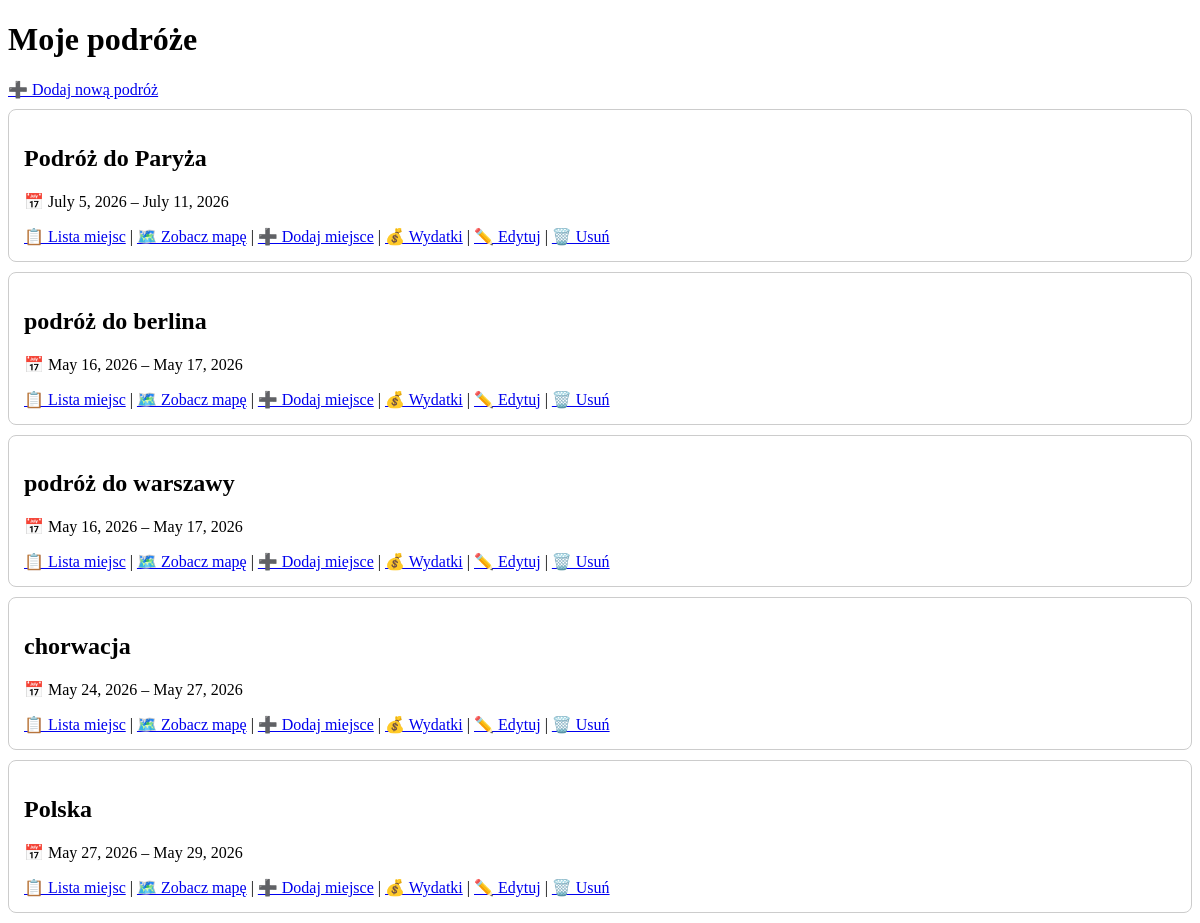
Before: / with the older database file.
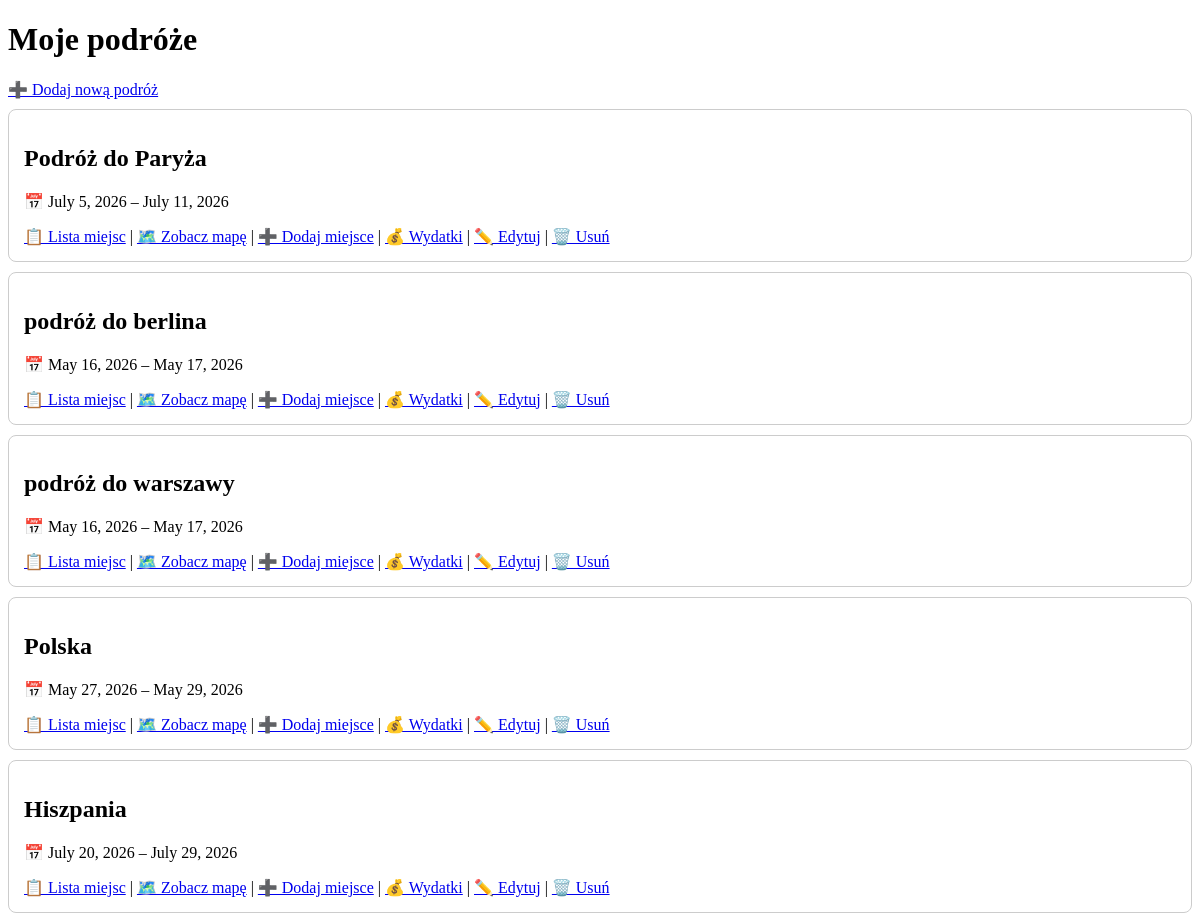
After: the same page with the newer database file.
### trips/models.py (models this page shows, shortened)
class Trip(models.Model):
    name = models.CharField(max_length=100)
    start_date = models.DateField()
    end_date = models.DateField()

### trips/views.py (the view)
# urls.py: path("", trip_list, name="trip-list"),
def trip_list(request):
    trips = Trip.objects.all()
    return render(request, 'trips/trip_list.html', {
        'trips': trips,
    })

### trips/templates/trips/trip_list.html (shortened to what this page needs)
<!DOCTYPE html>
<html>
<head>
</head>
<body>
    <h1>Moje podróże</h1>
    <a href="{% url 'add-trip' %}">➕ Dodaj nową podróż</a>
    {% if trips %}
        {% for trip in trips %}
        <div style="border: 1px solid #ccc; padding: 15px; margin: 10px 0; border-radius: 8px;">
            <h2>{{ trip.name }}</h2>
            <p>📅 {{ trip.start_date }} – {{ trip.end_date }}</p>
            <a href="{% url 'place-list' trip.pk %}">📋 Lista miejsc</a> |
            <a href="{% url 'trip-map' trip.pk %}">🗺️ Zobacz mapę</a> |
            <a href="{% url 'add-place' trip.pk %}">➕ Dodaj miejsce</a> |
            <a href="{% url 'expense-list' trip.pk %}">💰 Wydatki</a> |
            <a href="{% url 'edit-trip' trip.pk %}">✏️ Edytuj</a> |
            <a href="{% url 'delete-trip' trip.pk %}">🗑️ Usuń</a>
        </div>
        {% endfor %}
    {% else %}
        <p>Nie masz jeszcze żadnych podróży.</p>
    {% endif %}
</body>
</html>

Changed rows visible on the page:
removed Trip: name "chorwacja", start_date "May 24, 2026", end_date "May 27, 2026"
added Trip: name "Hiszpania", start_date "July 20, 2026", end_date "July 29, 2026"
